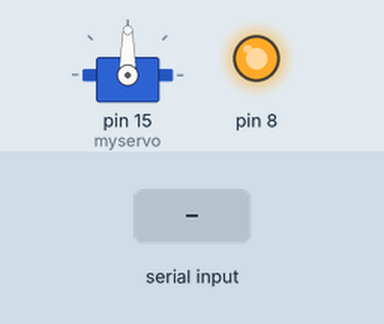
Simulated run of this sketch. Board: Arduino Uno, built with avr-gcc and run on an emulated ATmega328P. On the bench: servo, output pins drawn as LEDs (lit = HIGH). The test bench sets the inputs (shaded band).

Above: at 1.2 s.
1.3 s: "90,45\n" received over Serial
At 1.7 s:
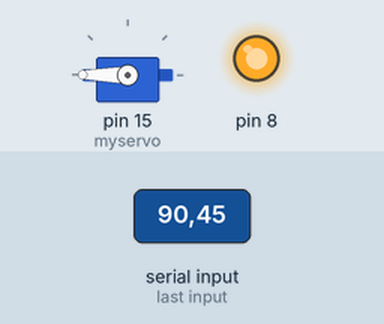
Timing chart, 0 to 4.3 s (numbered marks = the images above; inputs shaded):
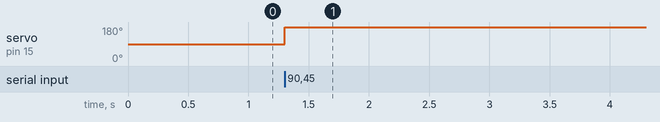

The sketch:

sketch_apr05a.ino
```cpp
#include <Servo.h>
Servo myservo;
void setup() {

  pinMode(8, OUTPUT);
  digitalWrite(8, 1);
  Serial.begin(9600);
  myservo.attach(15);
}

void loop() {
  if(Serial.available() > 0) {
    int a = Serial.parseInt();
    int angle = map(a, 400, 2000, 180, 0);
    angle = constrain(angle, 0, 180);
    myservo.write(angle);
  }

}
```

Measured:
- after the input at 1.3 s, servo on pin 15 (myservo): 90° → 180° at once
